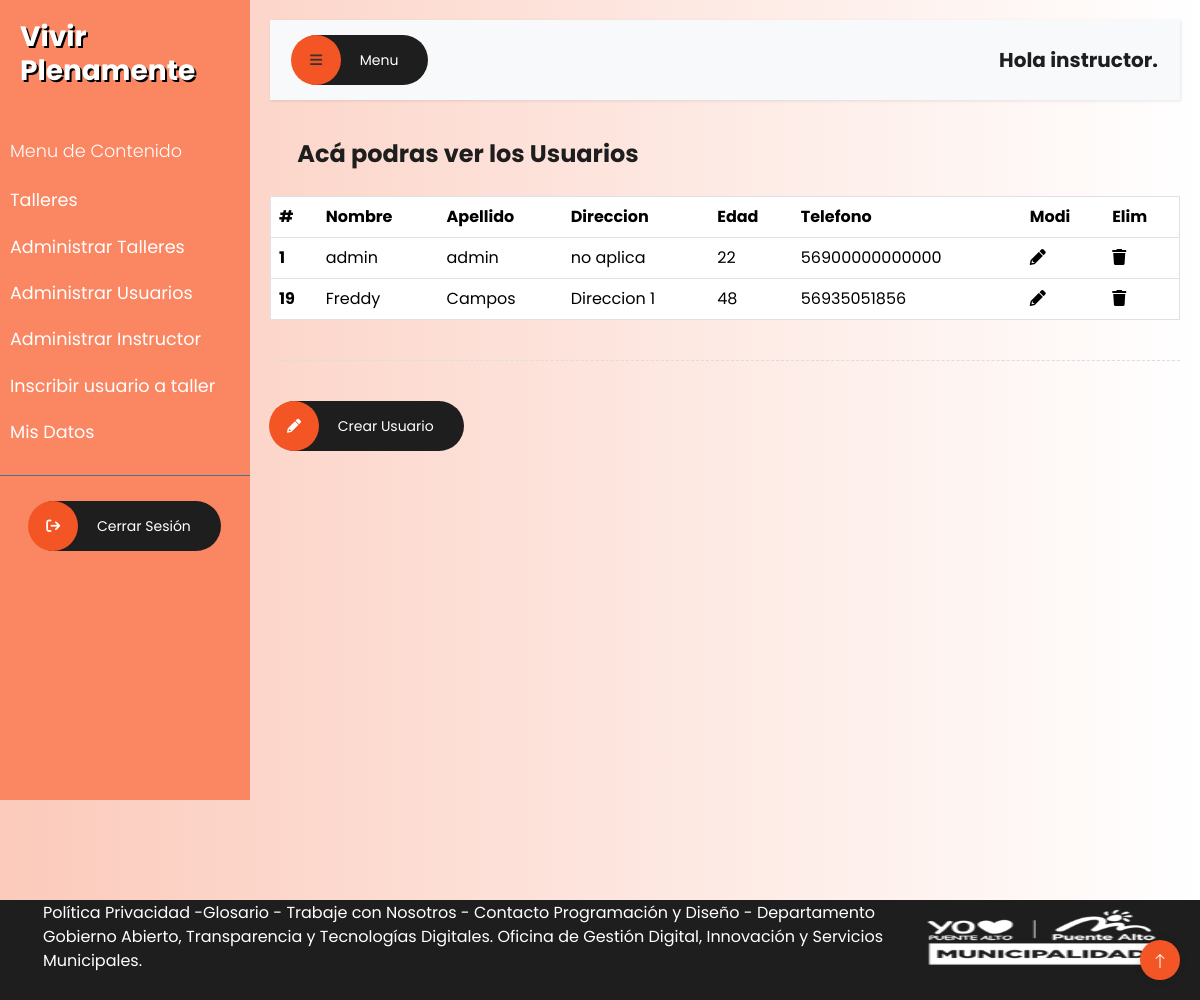
/administrarUsuariosFuncionario (signed in), run on an earlier commit of the app's database.
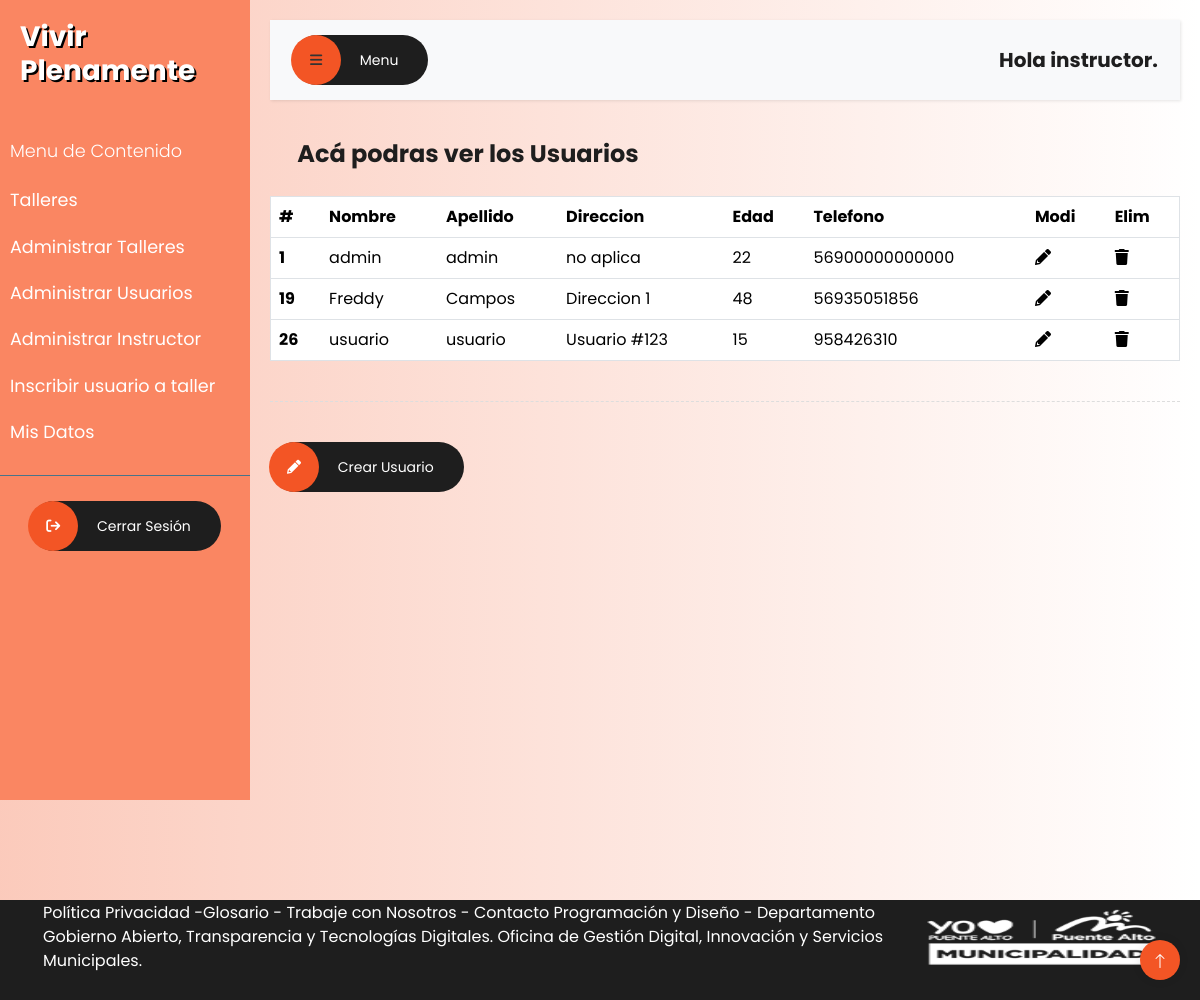
And on a later commit of the database.
### talleres/models.py (models this page shows, shortened)
class CustomUser(AbstractUser):
    telefono = models.IntegerField(blank=True, null=True)
    direccion = models.CharField(max_length=500, null=True)
    fecha_nacimiento = models.DateField(null=True)

### talleres/views.py (the view)
# urls.py: path('administrarUsuariosFuncionario', administrarUsuariosFuncionario, name='administrarUsuariosFuncionario'),
@user_passes_test(es_administrador)
def administrarUsuariosFuncionario(request):
    usuarios = CustomUser.objects.all()
    for usuario in usuarios:
        if usuario.fecha_nacimiento:
            hoy = date.today()
            edad = hoy.year - usuario.fecha_nacimiento.year - ((hoy.month, hoy.day) < (usuario.fecha_nacimiento.month, usuario.fecha_nacimiento.day))
            usuario.edad = edad
    return render(request,'core/mantenedores/usuarioFuncionario/administrarUsuariosFuncionario.html', {'usuarios': usuarios})

### talleres/views.py (called while the page is built)
def es_administrador(user):
    return user.is_authenticated and user.is_staff

### talleres/templates/core/mantenedores/usuarioFuncionario/administrarUsuariosFuncionario.html (shortened to what the changed rows need)
{% load static %}
<!DOCTYPE html>
<html lang="en">
  <head>
    <link
      href="https://cdn.jsdelivr.net/npm/bootstrap@5.3.2/dist/css/bootstrap.min.css"
      rel="stylesheet"
    />
    <link rel="stylesheet" href="{% static 'assets/css/fontawesome.css'%}" />
    <link
      rel="stylesheet"
      href="{% static 'assets/css/templatemo-villa-agency.css'%}"
    />
    <link rel="stylesheet" href="{% static 'assets/css/owl.css'%}" />
    <link rel="stylesheet" href="{% static 'assets/css/animate.css'%}" />
    <link rel="stylesheet" href="{% static 'assets/css/style.css'%}" />
    <link rel="stylesheet" href="{% static 'assets/css/styleLogueado.css'%}" />
    <link
      rel="stylesheet"
      href="https://unpkg.com/swiper@7/swiper-bundle.min.css"
    />
  </head>
  <body>
    <div class="wrapper">
      <div id="content">
        <table border="1" class="table">
          <thead class="thead-light">
            <tr>
              <th scope="col">#</th>
              <th scope="col">Nombre</th>
              <th scope="col">Apellido</th>
              <th scope="col">Direccion</th>
              <th scope="col">Edad</th>
              <th scope="col">Telefono</th>
              <th scope="col">Modi</th>
              <th scope="col">Elim</th>
            </tr>
          </thead>
          <tbody>
            {% for usuario in usuarios %}
            <tr>
              <th scope="row">{{ usuario.id }}</th>
              <td scope="col">{{ usuario.first_name }}</td>
              <td scope="col">{{ usuario.last_name }}</td>
              <td scope="col">{{ usuario.direccion }}</td>
              <td scope="col">{{ usuario.edad }}</td>
              <td scope="col">{{ usuario.telefono }}</td>
              <td scope="col">
                <a href="{% url 'modificarUsuarioFuncionario' usuario.id %}"
                  ><i class="fa fa-pencil" aria-hidden="true"></i
                ></a>
              </td>
              <td scope="col">
                <a href="#" onclick="eliminarUsuario({{ usuario.id }})"><i class="fa fa-trash" aria-hidden="true"></i></a>
              </td>
            </tr>
            {% endfor %}
          </tbody>
        </table>
      </div>
    </div>
  </body>
</html>

What changed in the data, as far as the page shows it:
added CustomUser: id "26", first_name "usuario", last_name "usuario", direccion "Usuario #123", edad "15", telefono "958426310"
